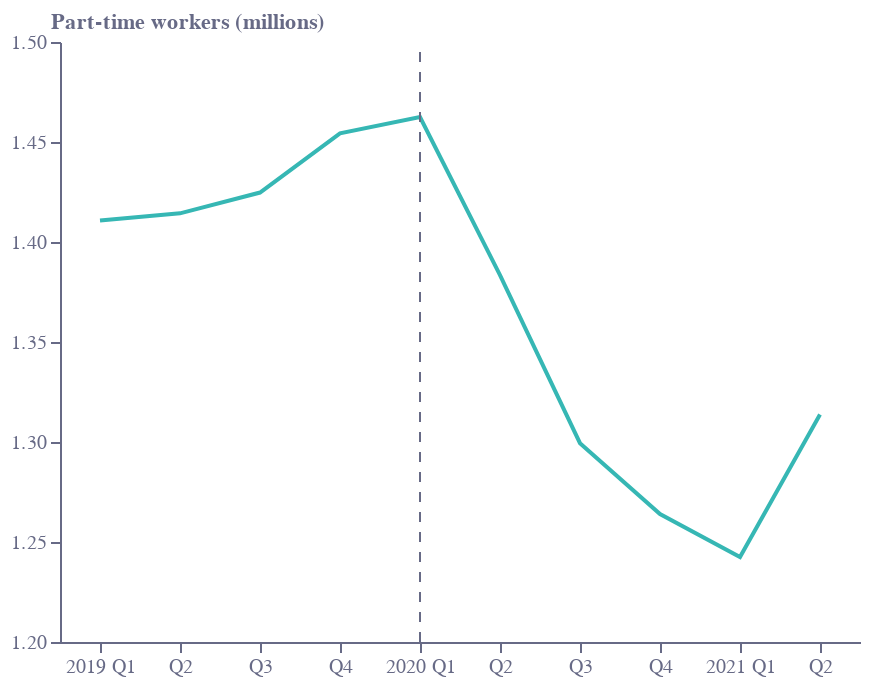

Source (notebook cell):
### Code cell
base = alt.Chart(f2b).encode(
    x=alt.X(
        "label:N",
        sort=[],
        axis=alt.Axis(
            grid=False,
            titleAlign="right",
            titleAnchor="end",
            title="",
            labelColor=colors["eco-gray"],
            titleColor=colors["eco-gray"],
            tickColor=colors["eco-gray"],
            domainColor=colors["eco-gray"],
            tickCount=10,
            orient="bottom",
            labelAngle=0,
            labelExpr="indexof(datum.value,'Q1')>-1?slice(datum.value,0,4)+' '+slice(datum.value,4):slice(datum.value,4)",
        ),
    )
)
line1 = base.mark_line(color=colors["eco-turquiose"], strokeWidth=2).encode(
    y=alt.Y(
        "part:Q",
        sort=[],
        axis=alt.Axis(
            grid=False,
            title="Part-time workers (millions)",
            titleX=-5,
            titleY=-5,
            titleBaseline="bottom",
            titleAngle=0,
            titleAlign="left",
            labelColor=colors["eco-gray"],
            titleColor=colors["eco-gray"],
            tickColor=colors["eco-gray"],
            domainColor=colors["eco-gray"],
        ),
        scale=alt.Scale(domain=[1.2, 1.5]),
    )
)
axis1 = (
    alt.Chart(pd.DataFrame([{"x": "2020Q1", "y": 1.2}, {"x": "2020Q1", "y":1.5}]))
    .mark_line(strokeWidth=1, strokeDash=[5, 5], color=colors["eco-gray"])
    .encode(x=alt.X("x:N", sort=[]), y="y:Q")
)
layer1 = (
    ((line1 + axis1).properties(height=300, width=400))
    .configure_view(stroke=None)
    .properties(title="")
)
layer1.save("visualisation/" + f + ".json")
layer1.save("visualisation/" + f + ".png")
open("README.md", "a").write(readme)
layer1

### Figure 1 — Vega-Lite specification as saved in the notebook (floating-point values rounded to 4 significant figures)
{"config": {"view": {"continuousWidth": 400, "continuousHeight": 300, "stroke": null}}, "layer": [{"data": {"name": "data-22e766e7936450f0114d7d188a154050"}, "mark": {"type": "line", "color": "#36B7B4", "strokeWidth": 2}, "encoding": {"x": {"type": "nominal", "axis": {"domainColor": "#676A86", "grid": false, "labelAngle": 0, "labelColor": "#676A86", "labelExpr": "indexof(datum.value,'Q1')>-1?slice(datum.value,0,4)+' '+slice(datum.value,4):slice(datum.value,4)", "orient": "bottom", "tickColor": "#676A86", "tickCount": 10, "title": "", "titleAlign": "right", "titleAnchor": "end", "titleColor": "#676A86"}, "field": "label", "sort": []}, "y": {"type": "quantitative", "axis": {"domainColor": "#676A86", "grid": false, "labelColor": "#676A86", "tickColor": "#676A86", "title": "Part-time workers (millions)", "titleAlign": "left", "titleAngle": 0, "titleBaseline": "bottom", "titleColor": "#676A86", "titleX": -5, "titleY": -5}, "field": "part", "scale": {"domain": [1.2, 1.5]}, "sort": []}}}, {"data": {"name": "data-335c3ed7367a66656002f85ad3760160"}, "mark": {"type": "line", "color": "#676A86", "strokeDash": [5, 5], "strokeWidth": 1}, "encoding": {"x": {"type": "nominal", "field": "x", "sort": []}, "y": {"type": "quantitative", "field": "y"}}}], "height": 300, "title": "", "width": 400, "$schema": "https://vega.github.io/schema/vega-lite/v4.8.1.json", "datasets": {"data-22e766e7936450f0114d7d188a154050": [{"full": 2.361, "part": 1.411, "year": 2019, "q": 1, "label": "2019Q1"}, {"full": 2.304, "part": 1.414, "year": 2019, "q": 2, "label": "2019Q2"}, {"full": 2.333, "part": 1.425, "year": 2019, "q": 3, "label": "2019Q3"}, {"full": 2.371, "part": 1.454, "year": 2019, "q": 4, "label": "2019Q4"}, {"full": 2.281, "part": 1.462, "year": 2020, "q": 1, "label": "2020Q1"}, {"full": 2.212, "part": 1.383, "year": 2020, "q": 2, "label": "2020Q2"}, {"full": 2.206, "part": 1.299, "year": 2020, "q": 3, "label": "2020Q3"}, {"full": 2.229, "part": 1.264, "year": 2020, "q": 4, "label": "2020Q4"}, {"full": 2.15, "part": 1.243, "year": 2021, "q": 1, "label": "2021Q1"}, {"full": 2.13, "part": 1.314, "year": 2021, "q": 2, "label": "2021Q2"}], "data-335c3ed7367a66656002f85ad3760160": [{"x": "2020Q1", "y": 1.2}, {"x": "2020Q1", "y": 1.5}]}}
